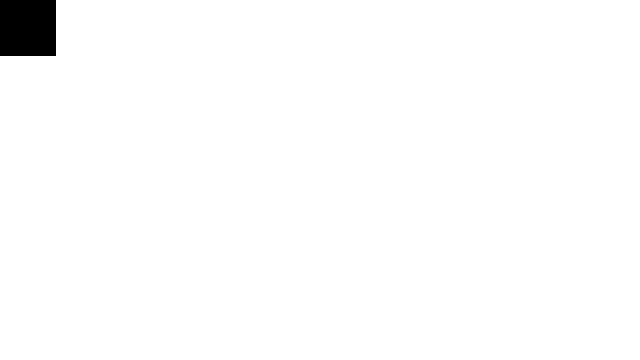
Frame 1 (no input)
Frame 60 (the mouse pressed at the canvas centre just before this capture): identical to frame 1, image omitted
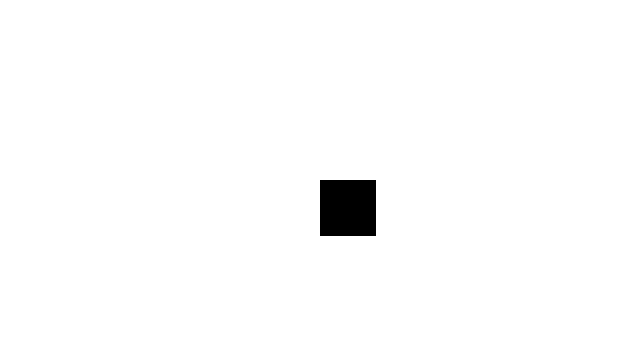
Frame 120 (the mouse held since frame 60 and released just before this capture)

The Processing sketch that drew these frames (run headless with seeded random() and noise(); from frame 60 on, the mouse is pressed at the canvas centre):

// Processing sketch: day03_initial_code
// ── day03_initial_code.pde
int rectWidth = 55;
int rectHeight = 55;

void setup(){
  size(640, 360);
}

void draw(){
  background(255);
  fill(0);
  rect(mouseX, mouseY, rectWidth, rectHeight);
  
}
